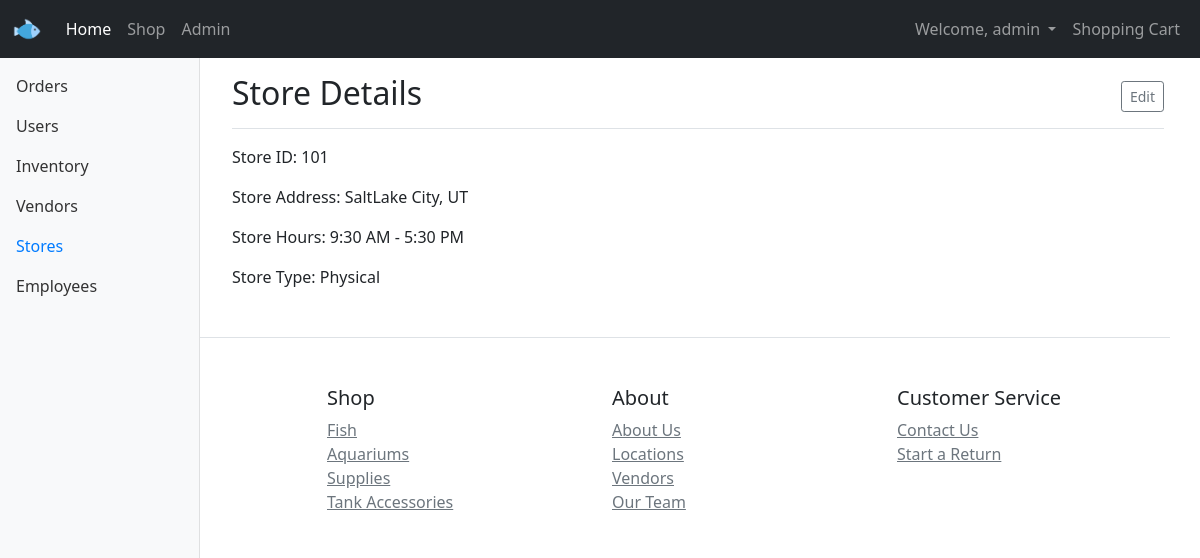
The page /pages/store-details.php?id=101 (signed in) on the database its author committed.
### tables this page shows
CREATE TABLE `store` (
  `store_id` varchar(100) NOT NULL,
  `store_address` varchar(100) NOT NULL,
  `store_hours` varchar(32) NOT NULL,
  `store_type` text NOT NULL
);

### pages/store-details.php (the view, shortened to what this page needs)
<?php
include('header.php');
require_once 'config.php';
?>
<div class="container-fluid">
      <nav id="sidebarMenu" class="col-md-3 col-lg-2 d-md-block bg-light sidebar collapse">
        <div class="position-sticky pt-3">
          <ul class="nav flex-column">
            <li class="nav-item">
              <a class="nav-link" href="admin.php#orders">
                Orders
              </a>
            </li>
            <li class="nav-item">
              <a class="nav-link" href="admin.php#users">
                Users
              </a>
            </li>
            <li class="nav-item">
              <a class="nav-link" href="admin.php#inventory">
                Inventory
              </a>
            </li>
            <li class="nav-item">
              <a class="nav-link" href="admin.php#vendors">
                Vendors
              </a>
            </li>
            <li class="nav-item">
              <a class="nav-link active" href="admin.php#stores">
                Stores
              </a>
            </li>
            <li class="nav-item">
              <a class="nav-link" href="admin.php#employees">
                Employees
              </a>
            </li>
          </ul>
        </div>
      </nav>
<?php
$conn = new mysqli($hn, $un, $pw, $db);
if(isset($_GET['id'])) {
$id = $_GET['id'];
$query = "SELECT * FROM store where store_id=$id ";
$result = $conn->query($query);
$row = $result->fetch_array(MYSQLI_ASSOC);
echo <<<_END
		<main class="col-md-9 ms-sm-auto col-lg-10 px-md-4">
			<div class="d-flex justify-content-between flex-wrap flex-md-nowrap align-items-center pt-3 pb-2 mb-3 border-bottom">
				<h2>Store Details</h2>
				<div class="btn-toolbar mb-2 mb-md-0">
					<button type="button" class="btn btn-sm btn-outline-secondary">
						<span data-feather="calendar"></span>
						Edit
					</button>
				</div>
			</div>
			<p>Store ID: $row[store_id]</p>
			<p>Store Address: $row[store_address]</p>
			<p>Store Hours: $row[store_hours]</p>
			<p>Store Type: $row[store_type]</p>
    </main>
_END;
}
include('footer.php');
?>
</body>
</html>

### styles/theme.css (style rules this page uses)
.sidebar { position: fixed; top: 0; bottom: 0; left: 0; z-index: 100; padding: 50px 0 0; box-shadow: inset -1px 0 0 rgba(0, 0, 0, .1); }
.sidebar .nav-link { font-weight: 500; color: #333; }
.sidebar .nav-link.active { color: #007bff; }

### rows shown on the page
store: store_id "101", store_address "SaltLake City, UT", store_hours "9:30 AM - 5:30 PM", store_type "Physical"

### other values the page prints
$username "admin"
